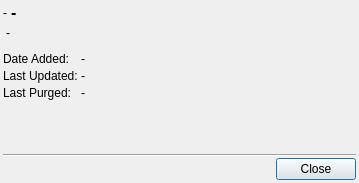
<?xml version="1.0" encoding="UTF-8"?>
<ui version="4.0">
 <class>FeedPropertiesDlg</class>
 <widget class="QDialog" name="FeedPropertiesDlg">
  <property name="geometry">
   <rect>
    <x>0</x>
    <y>0</y>
    <width>359</width>
    <height>183</height>
   </rect>
  </property>
  <property name="windowTitle">
   <string>Feed Properties</string>
  </property>
  <property name="windowIcon">
   <iconset resource="PyRssReader.qrc">
    <normaloff>:/RssReader/Resources/RssReader.ico</normaloff>:/RssReader/Resources/RssReader.ico</iconset>
  </property>
  <layout class="QVBoxLayout" name="verticalLayout">
   <property name="spacing">
    <number>1</number>
   </property>
   <property name="leftMargin">
    <number>3</number>
   </property>
   <property name="topMargin">
    <number>3</number>
   </property>
   <property name="rightMargin">
    <number>3</number>
   </property>
   <property name="bottomMargin">
    <number>3</number>
   </property>
   <item>
    <layout class="QHBoxLayout" name="horizontalLayout">
     <property name="spacing">
      <number>4</number>
     </property>
     <item>
      <widget class="QLabel" name="feedIconLabel">
       <property name="text">
        <string>-</string>
       </property>
      </widget>
     </item>
     <item>
      <widget class="QLabel" name="titleLabel">
       <property name="sizePolicy">
        <sizepolicy hsizetype="Preferred" vsizetype="Preferred">
         <horstretch>1</horstretch>
         <verstretch>0</verstretch>
        </sizepolicy>
       </property>
       <property name="font">
        <font>
         <pointsize>12</pointsize>
         <bold>true</bold>
        </font>
       </property>
       <property name="text">
        <string>-</string>
       </property>
      </widget>
     </item>
    </layout>
   </item>
   <item>
    <layout class="QHBoxLayout" name="horizontalLayout_2">
     <property name="spacing">
      <number>1</number>
     </property>
     <item>
      <spacer name="horizontalSpacer">
       <property name="orientation">
        <enum>Qt::Orientation::Horizontal</enum>
       </property>
       <property name="sizeType">
        <enum>QSizePolicy::Policy::Fixed</enum>
       </property>
       <property name="sizeHint" stdset="0">
        <size>
         <width>3</width>
         <height>20</height>
        </size>
       </property>
      </spacer>
     </item>
     <item>
      <widget class="QLabel" name="urlLabel">
       <property name="text">
        <string>-</string>
       </property>
      </widget>
     </item>
    </layout>
   </item>
   <item>
    <spacer name="verticalSpacer_2">
     <property name="orientation">
      <enum>Qt::Orientation::Vertical</enum>
     </property>
     <property name="sizeType">
      <enum>QSizePolicy::Policy::Fixed</enum>
     </property>
     <property name="sizeHint" stdset="0">
      <size>
       <width>20</width>
       <height>8</height>
      </size>
     </property>
    </spacer>
   </item>
   <item>
    <layout class="QFormLayout" name="formLayout">
     <property name="horizontalSpacing">
      <number>3</number>
     </property>
     <property name="verticalSpacing">
      <number>3</number>
     </property>
     <item row="0" column="0">
      <widget class="QLabel" name="label_3">
       <property name="text">
        <string>Date Added:</string>
       </property>
      </widget>
     </item>
     <item row="0" column="1">
      <widget class="QLabel" name="dateAddedLabel">
       <property name="text">
        <string>-</string>
       </property>
      </widget>
     </item>
     <item row="1" column="0">
      <widget class="QLabel" name="label_4">
       <property name="text">
        <string>Last Updated:</string>
       </property>
      </widget>
     </item>
     <item row="1" column="1">
      <widget class="QLabel" name="lastUpdatedLabel">
       <property name="text">
        <string>-</string>
       </property>
      </widget>
     </item>
     <item row="2" column="0">
      <widget class="QLabel" name="label_5">
       <property name="text">
        <string>Last Purged:</string>
       </property>
      </widget>
     </item>
     <item row="2" column="1">
      <widget class="QLabel" name="lastPurgedLabel">
       <property name="text">
        <string>-</string>
       </property>
      </widget>
     </item>
    </layout>
   </item>
   <item>
    <spacer name="verticalSpacer">
     <property name="orientation">
      <enum>Qt::Orientation::Vertical</enum>
     </property>
     <property name="sizeHint" stdset="0">
      <size>
       <width>20</width>
       <height>14</height>
      </size>
     </property>
    </spacer>
   </item>
   <item>
    <widget class="Line" name="line">
     <property name="orientation">
      <enum>Qt::Orientation::Horizontal</enum>
     </property>
    </widget>
   </item>
   <item>
    <widget class="QDialogButtonBox" name="buttonBox">
     <property name="standardButtons">
      <set>QDialogButtonBox::StandardButton::Close</set>
     </property>
    </widget>
   </item>
  </layout>
 </widget>
 <layoutdefault spacing="6" margin="11"/>
 <resources>
  <include location="PyRssReader.qrc"/>
 </resources>
 <connections>
  <connection>
   <sender>buttonBox</sender>
   <signal>accepted()</signal>
   <receiver>FeedPropertiesDlg</receiver>
   <slot>accept()</slot>
   <hints>
    <hint type="sourcelabel">
     <x>207</x>
     <y>201</y>
    </hint>
    <hint type="destinationlabel">
     <x>207</x>
     <y>110</y>
    </hint>
   </hints>
  </connection>
  <connection>
   <sender>buttonBox</sender>
   <signal>rejected()</signal>
   <receiver>FeedPropertiesDlg</receiver>
   <slot>reject()</slot>
   <hints>
    <hint type="sourcelabel">
     <x>207</x>
     <y>201</y>
    </hint>
    <hint type="destinationlabel">
     <x>207</x>
     <y>110</y>
    </hint>
   </hints>
  </connection>
 </connections>
</ui>
